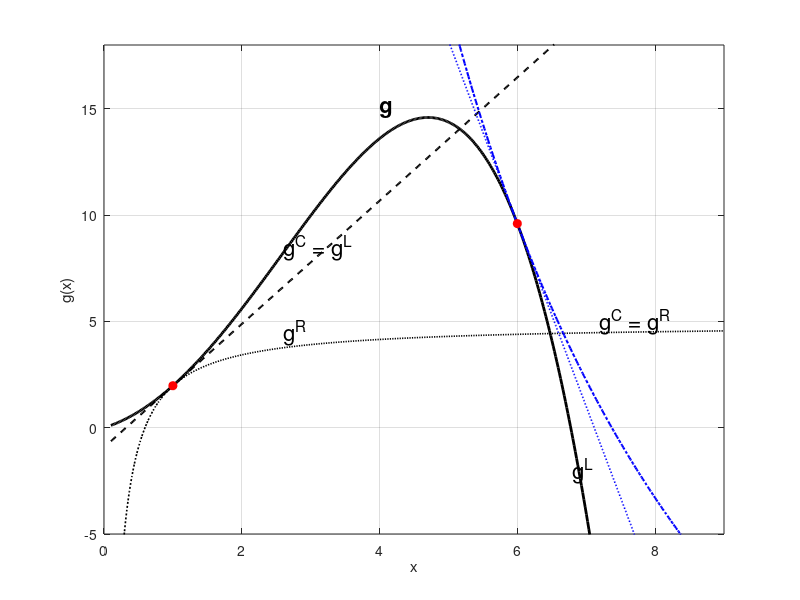

Reproduce this figure in MATLAB.
% =========================================================================
% X\u1ea5p x\u1ec9 CONLIN
% =========================================================================

clc; clear; close all;

% 1. \u0110\u1ecaNH NGH\u0128A H\u00c0M S\u1ed0 V\u00c0 \u0110\u1ea0O H\u00c0M
g = @(x) x + x.^2 - (1/40).*x.^4;
dg = @(x) 1 + 2.*x - (1/10).*x.^3;

% T\u1ea1o mi\u1ec1n gi\u00e1 tr\u1ecb x \u0111\u1ec3 v\u1ebd
x = linspace(0.1, 9, 500);
y_true = g(x);

% 2. T\u00cdNH TO\u00c1N T\u1ea0I X1 = 1
x1 = 1;
g1 = g(x1);
dg1 = dg(x1);
gL1 = g1 + dg1 .* (x - x1);               % Tuy\u1ebfn t\u00ednh
gR1 = g1 + dg1 .* (x1 ./ x) .* (x - x1);  % Ngh\u1ecbch \u0111\u1ea3o

% 3. T\u00cdNH TO\u00c1N T\u1ea0I X2 = 6
x2 = 6;
g2 = g(x2);
dg2 = dg(x2);
gL2 = g2 + dg2 .* (x - x2);               % Tuy\u1ebfn t\u00ednh
gR2 = g2 + dg2 .* (x2 ./ x) .* (x - x2);  % Ngh\u1ecbch \u0111\u1ea3o

% 4. V\u1ebc \u0110\u1ed2 TH\u1eca
figure('Color', 'w', 'Position', [100, 100, 800, 500]);
hold on; grid on; box on;

% --- V\u1ebd c\u00e1c \u0111\u01b0\u1eddng ---
plot(x, y_true, 'k-', 'LineWidth', 2);     % H\u00e0m g\u1ed1c
plot(x, gL1, 'k--', 'LineWidth', 1.5);     % CONLIN t\u1ea1i x=1 (Tuy\u1ebfn t\u00ednh)
plot(x, gR1, 'k:', 'LineWidth', 1.2);      % So s\u00e1nh t\u1ea1i x=1
plot(x, gR2, 'b-.', 'LineWidth', 1.5);     % CONLIN t\u1ea1i x=6 (Ngh\u1ecbch \u0111\u1ea3o)
plot(x, gL2, 'b:', 'LineWidth', 1.2);      % So s\u00e1nh t\u1ea1i x=6

% --- \u0110\u00e1nh d\u1ea5u \u0111i\u1ec3m ---
plot(x1, g1, 'ro', 'MarkerFaceColor', 'r');
plot(x2, g2, 'ro', 'MarkerFaceColor', 'r');

% 5. TRANG TR\u00cd & CH\u00da TH\u00cdCH (TEXT NGANG)
ylim([-5 18]);
xlim([0 9]);
xlabel('x');
ylabel('g(x)');

% Ch\u00fa th\u00edch tr\u1ef1c ti\u1ebfp (Text n\u1eb1m ngang m\u1eb7c \u0111\u1ecbnh)
text(4, 15, 'g', 'FontSize', 16, 'FontWeight', 'bold');

% Khu v\u1ef1c x = 1
text(2.6, 8.5, 'g^C = g^L', 'FontSize', 16); % \u0110\u00e3 b\u1ecf Rotation
text(2.6, 4.5, 'g^R', 'FontSize', 16);       % \u0110\u00e3 b\u1ecf Rotation

% Khu v\u1ef1c x = 6
text(7.2, 5, 'g^C = g^R', 'FontSize', 16);
text(6.8, -2, 'g^L', 'FontSize', 16);

hold off;
